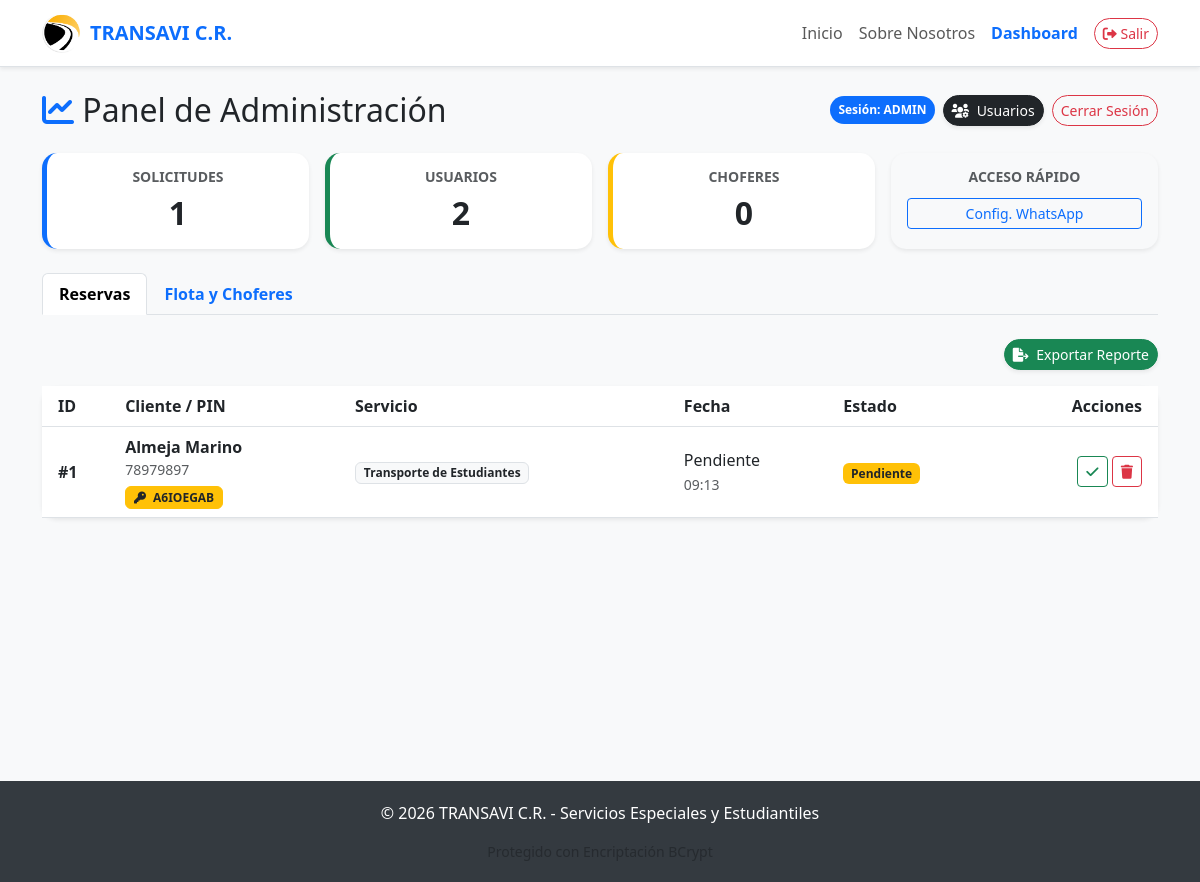
The page /dashboard (signed in) on the database its author committed.
### models.py (models this page shows)
class Reservation(db.Model):
    id = db.Column(db.Integer, primary_key=True)
    client_id = db.Column(db.Integer, db.ForeignKey('client.id'), nullable=True)
    date = db.Column(db.String(20)) # Usado como Fecha de Salida
    origin = db.Column(db.String(255))
    origin_url = db.Column(db.String(500))
    departure_time = db.Column(db.String(10))
    needs_pickup = db.Column(db.Boolean)
    pickup_locations = db.Column(db.Text)
    destination = db.Column(db.String(255))
    destination_url = db.Column(db.String(500))
    service_category = db.Column(db.String(50))
    capacity_needed = db.Column(db.Integer)
    comments = db.Column(db.Text)
    status = db.Column(db.String(20), default='Pendiente') # Estados: Pendiente, Aprobada, Cancelada, Revisado
    cancelled_at = db.Column(db.String(50), nullable=True)
    institution_name = db.Column(db.String(100))
    schedule_type = db.Column(db.String(50))
    country = db.Column(db.String(50))       # País destino
    return_date = db.Column(db.String(20))   # Fecha de regreso
    trip_duration = db.Column(db.Integer)    # Cantidad de días

class Client(db.Model):
    id = db.Column(db.Integer, primary_key=True)
    pin = db.Column(db.String(10), unique=True, nullable=False)
    name = db.Column(db.String(50), nullable=False)
    last_name1 = db.Column(db.String(50), nullable=False)
    last_name2 = db.Column(db.String(50), nullable=False)
    phone = db.Column(db.String(8), nullable=False)
    email = db.Column(db.String(100))
    reservations = db.relationship('Reservation', backref='client', lazy=True)

### rutas.py (the view)
@main_bp.route('/dashboard')
@login_required
def dashboard():
    stats = {
        'reservations_count': Reservation.query.count(),
        'users_count': User.query.count(),
        'colabs_count': Collaborator.query.count()
    }
    colaboradores = Collaborator.query.all()
    reservas = Reservation.query.all()
    about = AboutUs.query.first()
    return render_template('dashboard.html', stats=stats, colabs=colaboradores, reservas=reservas, about=about)

### users.py (called while the page is built)
def login_required(f):
    @wraps(f)
    def decorated_function(*args, **kwargs):
        if 'user_id' not in session:
            flash("Debe iniciar sesión para acceder a esta sección.", "warning")
            return redirect(url_for('users.login'))
        return f(*args, **kwargs)
    return decorated_function

### templates/dashboard.html (shortened to what this page needs)
{% extends 'base.html' %}
{% block content %}
<div class="d-flex flex-column flex-md-row justify-content-between align-items-center mb-4">
    <h2 class="mb-3 mb-md-0"><i class="fas fa-chart-line text-primary"></i> Panel de Administración</h2>
    <div class="d-flex gap-2">
        <span class="badge bg-primary p-2 rounded-pill align-self-center">Sesión: {{ session['role']|upper }}</span>
        {% if session['role'] == 'admin' %}
        <a href="{{ url_for('users.manage_users') }}" class="btn btn-dark btn-sm rounded-pill shadow-sm">
            <i class="fas fa-users-cog me-1"></i> Usuarios
        </a>
        {% endif %}
        <a href="/logout" class="btn btn-outline-danger btn-sm rounded-pill">Cerrar Sesión</a>
    </div>
</div>
<div class="row mb-4 g-3 text-center">
    <div class="col-6 col-md-3">
        <div class="card p-3 shadow-sm border-0 h-100" style="border-left: 5px solid #0d6efd !important;">
            <h6 class="text-muted small fw-bold">SOLICITUDES</h6>
            <h2 class="fw-bold m-0">{{ stats.reservations_count }}</h2>
        </div>
    </div>
    <div class="col-6 col-md-3">
        <div class="card p-3 shadow-sm border-0 h-100" style="border-left: 5px solid #198754 !important;">
            <h6 class="text-muted small fw-bold">USUARIOS</h6>
            <h2 class="fw-bold m-0">{{ stats.users_count }}</h2>
        </div>
    </div>
    <div class="col-6 col-md-3">
        <div class="card p-3 shadow-sm border-0 h-100" style="border-left: 5px solid #ffc107 !important;">
            <h6 class="text-muted small fw-bold">CHOFERES</h6>
            <h2 class="fw-bold m-0">{{ stats.colabs_count }}</h2>
        </div>
    </div>
    <div class="col-6 col-md-3">
        <div class="card p-3 shadow-sm border-0 h-100 bg-light">
            <h6 class="text-muted small fw-bold">ACCESO RÁPIDO</h6>
            <div class="d-grid mt-1">
                <button class="btn btn-sm btn-outline-primary" data-bs-toggle="modal" data-bs-target="#whatsappModal">Config. WhatsApp</button>
            </div>
        </div>
    </div>
</div>
<ul class="nav nav-tabs mb-4" id="adminTabs" role="tablist">
    <li class="nav-item" role="presentation">
        <button class="nav-link active fw-bold" id="res-tab" data-bs-toggle="tab" data-bs-target="#reservas" type="button" role="tab">Reservas</button>
    </li>
    <li class="nav-item" role="presentation">
        <button class="nav-link fw-bold" id="flota-tab" data-bs-toggle="tab" data-bs-target="#flota" type="button" role="tab">Flota y Choferes</button>
    </li>
</ul>
<div class="tab-content" id="adminTabsContent">
    <div class="tab-pane fade show active" id="reservas" role="tabpanel">
        <div class="d-flex justify-content-end mb-3">
            <a href="{{ url_for('main.export_data') }}" class="btn btn-success btn-sm rounded-pill shadow-sm">
                <i class="fas fa-file-export me-1"></i> Exportar Reporte
            </a>
        </div>
        <div class="card shadow-sm border-0">
            <div class="card-body p-0">
                <div class="table-responsive">
                    <table class="table table-hover align-middle mb-0">
                        <thead class="bg-light">
                            <tr>
                                <th class="ps-3">ID</th>
                                <th>Cliente / PIN</th>
                                <th>Servicio</th>
                                <th>Fecha</th>
                                <th>Estado</th>
                                <th class="text-end pe-3">Acciones</th>
                            </tr>
                        </thead>
                        <tbody>
                            {% for r in reservas %}
                            <tr>
                                <td class="ps-3 fw-bold">#{{ r.id }}</td>
                                <td>
                                    {% if r.client %}
                                        <div class="fw-bold">{{ r.client.name }} {{ r.client.last_name1 }}</div>
                                        <div class="small text-muted mb-1">{{ r.client.phone }}</div>
                                        <span class="badge bg-warning text-dark border border-warning" title="PIN de Cliente">
                                            <i class="fas fa-key me-1"></i> {{ r.client.pin }}
                                        </span>
                                    {% else %}
                                        <span class="text-muted">Sin Cliente</span>
                                    {% endif %}
                                </td>
                                <td>
                                    <span class="badge bg-light text-dark border">{{ r.service_category }}</span>
                                </td>
                                <td>
                                    {{ r.date }}<br>
                                    <small class="text-muted">{{ r.departure_time }}</small>
                                </td>
                                <td>
                                    {% if r.status == 'Pendiente' %}
                                        <span class="badge bg-warning text-dark">Pendiente</span>
                                    {% elif r.status == 'Aprobada' %}
                                        <span class="badge bg-success">Aprobada</span>
                                    {% elif r.status == 'Cancelada' %}
                                        <span class="badge bg-danger">Cancelada</span>
                                    {% else %}
                                        <span class="badge bg-secondary">{{ r.status }}</span>
                                    {% endif %}
                                </td>
                                <td class="text-end pe-3">
                                    <form action="{{ url_for('main.update_status', id=r.id, new_status='Aprobada') }}" method="POST" class="d-inline">
                                        <button class="btn btn-sm btn-outline-success" title="Aprobar"><i class="fas fa-check"></i></button>
                                    </form>
                                    <button onclick="confirmDeletion('res', {{ r.id }})" class="btn btn-sm btn-outline-danger" title="Eliminar"><i class="fas fa-trash"></i></button>
                                </td>
                            </tr>
                            {% endfor %}
                        </tbody>
                    </table>
                </div>
            </div>
        </div>
    </div>
</div>
{% endblock %}

### templates/base.html (shortened to what this page needs)
<!DOCTYPE html>
<html lang="es">
<head>
    <link href="https://cdn.jsdelivr.net/npm/bootstrap@5.3.0/dist/css/bootstrap.min.css" rel="stylesheet">
    <link rel="stylesheet" href="https://cdnjs.cloudflare.com/ajax/libs/font-awesome/6.0.0/css/all.min.css">
</head>
<body>
<nav class="navbar navbar-expand-lg navbar-light bg-white border-bottom sticky-top shadow-sm">
    <div class="container">
        <a class="navbar-brand" href="{{ url_for('main.home') }}">
            <img src="{{ url_for('static', filename='img/logo.png') }}" onerror="this.style.display='none'" alt="Logo" width="40" height="40" class="d-inline-block align-text-top me-2" style="object-fit: contain;">
            TRANSAVI C.R.
        </a>
        <div class="collapse navbar-collapse" id="navbarNav">
            <ul class="navbar-nav ms-auto align-items-center">
                <li class="nav-item"><a class="nav-link" href="{{ url_for('main.home') }}">Inicio</a></li>
                <li class="nav-item"><a class="nav-link" href="{{ url_for('main.view_about') }}">Sobre Nosotros</a></li>
                {% if session['user_id'] %}
                    <li class="nav-item"><a class="nav-link text-primary fw-bold" href="{{ url_for('main.dashboard') }}">Dashboard</a></li>
                    <li class="nav-item ms-lg-2">
                        <a class="btn btn-outline-danger btn-sm rounded-pill" href="{{ url_for('users.logout') }}">
                            <i class="fas fa-sign-out-alt"></i> Salir
                        </a>
                    </li>
                {% endif %}
            </ul>
        </div>
    </div>
</nav>
<div class="container mt-4" style="min-height: 80vh;">
    {% block content %}{% endblock %}
</div>
<footer class="text-center">
    <div class="container">
        <p>© 2026 TRANSAVI C.R. - Servicios Especiales y Estudiantiles</p>
        <div class="small text-muted">Protegido con Encriptación BCrypt</div>
    </div>
</footer>
</body>
</html>

### templates/base.html (style rules this page uses)
body { background-color: #f8f9fa; font-family: 'Segoe UI', Tahoma, Geneva, Verdana, sans-serif; }
.navbar-brand { font-weight: bold; color: #0d6efd !important; display: flex; align-items: center; }
footer { background: #343a40; color: white; padding: 20px 0; margin-top: 50px; }
.card { border: none; border-radius: 15px; box-shadow: 0 4px 6px rgba(0,0,0,0.1); }
.nav-link { font-weight: 500; }

### rows shown on the page
Reservation: id "1", client.name "Almeja", client.last_name1 "Marino", client.phone "78979897", client.pin "A6IOEGAB", service_category "Transporte de Estudiantes", date "Pendiente", departure_time "09:13", status "Pendiente"

### other values the page prints
{{ session['role']|upper }} "ADMIN"
{{ stats.reservations_count }} "1"
{{ stats.users_count }} "2"
{{ stats.colabs_count }} "0"
